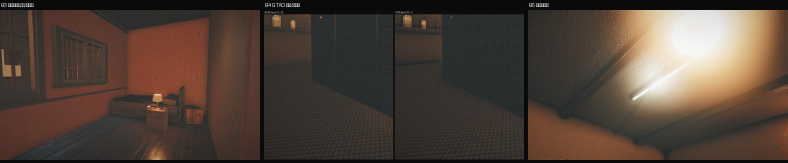
#> input picture shots/B_SUMMARY.jpg, 1576 x 326 px, given in place of grain_default_final.png, which was not available (shown at 1/2 size)
$ python mk_60.py .
#> lines starting #> are read from the running program, lines starting #| are printed output that depends on the picture

import sys, os
from PIL import Image, ImageDraw, ImageStat
d = sys.argv[1]
box = (520, 260, 900, 640)
a = Image.open(os.path.join(d,"shots","grain_default_final.png")).convert("RGB")
#> a is the input picture: PIL image 1576x326 RGB; mean R, G, B 79.7, 65.5, 56.1
b = Image.open(os.path.join(d,"shots","grain_60less.png")).convert("RGB")
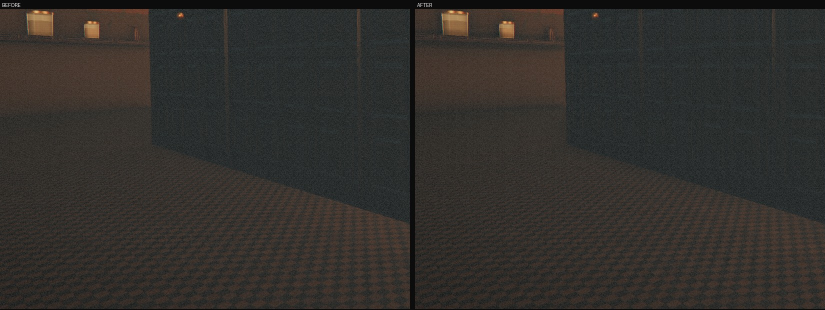
#> input picture shots/CMP_ao.jpg, 1650 x 620 px, given in place of grain_60less.png, which was not available (shown at 1/2 size)
#> b is the input picture: PIL image 1650x620 RGB; mean R, G, B 50.1, 47.4, 44
for n,im in [("0.045",a),("0.018",b)]:
    print(n, [round(v,2) for v in ImageStat.Stat(im).stddev])
#> this loop made 2 passes
#> n on passes 1 to 2: '0.045', '0.018'
#| 0.045 [55.66, 48.44, 42.82]
#| 0.018 [16.53, 12.23, 10.52]
ca, cb = a.crop(box), b.crop(box)
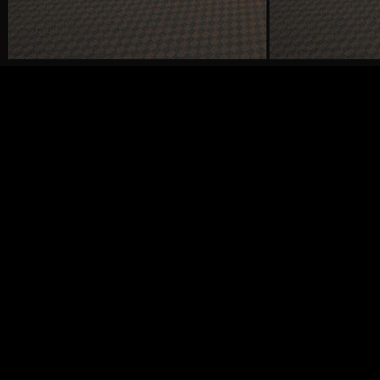
#> ca: PIL image 380x380 RGB; mean R, G, B 7.8, 7.1, 6.4
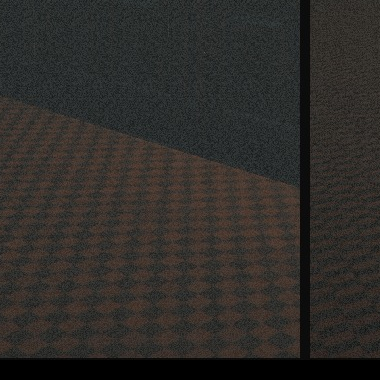
#> cb: PIL image 380x380 RGB; mean R, G, B 47.2, 44.6, 41.5
w,h = ca.size
#> w = 380; h = 380
out = Image.new("RGB",(w*2+10,h+22),(10,10,10))
#> out: PIL image 770x402 RGB; every value is 10
out.paste(ca,(0,22)); out.paste(cb,(w+10,22))
#> after `out.paste(ca, (0, 22))`:
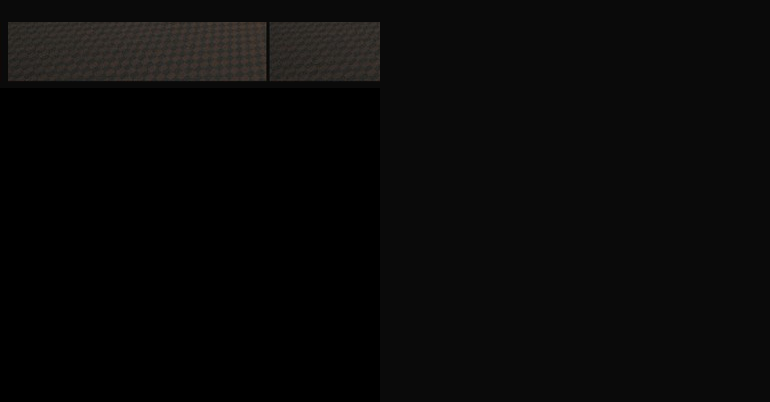
#> out: PIL image 770x402 RGB; mean R, G, B 9, 8.6, 8.3
#> after `out.paste(cb, (w + 10, 22))`:
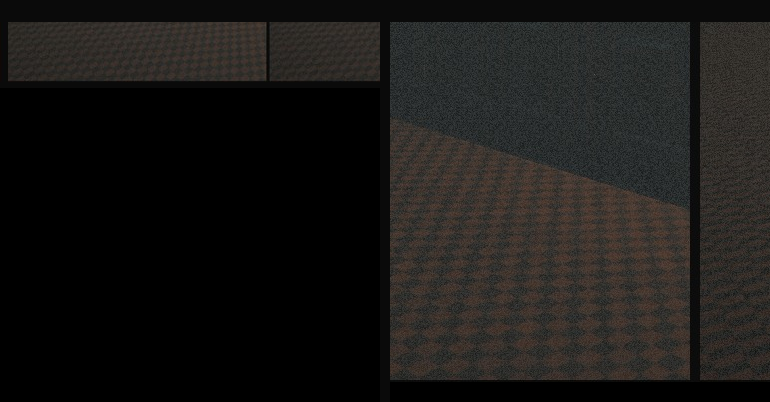
#> out: PIL image 770x402 RGB; mean R, G, B 26.3, 24.8, 23
dr = ImageDraw.Draw(out)
dr.text((6,6),"grain 0.045",fill=(240,240,240)); dr.text((w+16,6),"grain 0.018  (-60%)",fill=(240,240,240))
out.save(os.path.join(d,"shots","grain_60less_cmp.png"))
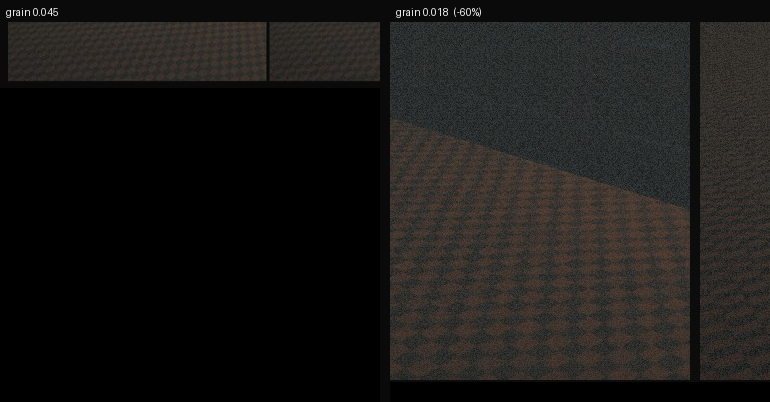
#> saved as grain_60less_cmp.png: PIL image 770x402 RGB; mean R, G, B 26.6, 25, 23.3
print("ok")
